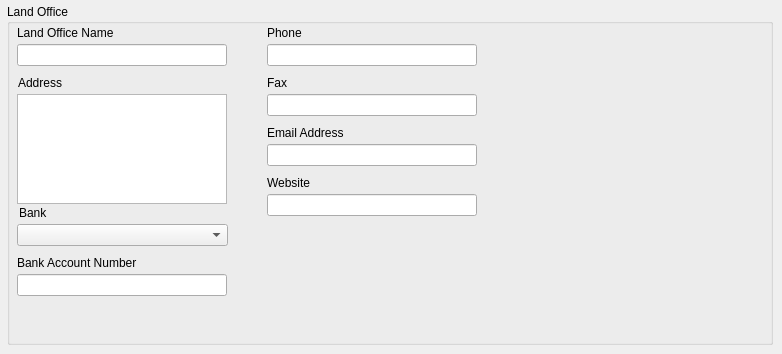
   <widget class="QWidget" name="widget">
    <attribute name="title">
     <string>Report Parameters</string>
    </attribute>
    <widget class="QGroupBox" name="groupBox">
     <property name="geometry">
      <rect>
       <x>7</x>
       <y>4</y>
       <width>766</width>
       <height>341</height>
      </rect>
     </property>
     <property name="title">
      <string>Land Office</string>
     </property>
     <widget class="QLineEdit" name="land_office_name_edit">
      <property name="geometry">
       <rect>
        <x>10</x>
        <y>40</y>
        <width>210</width>
        <height>22</height>
       </rect>
      </property>
     </widget>
     <widget class="QLabel" name="label">
      <property name="geometry">
       <rect>
        <x>10</x>
        <y>20</y>
        <width>210</width>
        <height>17</height>
       </rect>
      </property>
      <property name="text">
       <string>Land Office Name</string>
      </property>
     </widget>
     <widget class="QLabel" name="label_2">
      <property name="geometry">
       <rect>
        <x>11</x>
        <y>70</y>
        <width>210</width>
        <height>17</height>
       </rect>
      </property>
      <property name="text">
       <string>Address</string>
      </property>
     </widget>
     <widget class="QTextEdit" name="address_edit">
      <property name="geometry">
       <rect>
        <x>10</x>
        <y>90</y>
        <width>210</width>
        <height>110</height>
       </rect>
      </property>
     </widget>
     <widget class="QLabel" name="label_3">
      <property name="geometry">
       <rect>
        <x>12</x>
        <y>200</y>
        <width>210</width>
        <height>17</height>
       </rect>
      </property>
      <property name="text">
       <string>Bank</string>
      </property>
     </widget>
     <widget class="QComboBox" name="bank_cbox">
      <property name="geometry">
       <rect>
        <x>10</x>
        <y>220</y>
        <width>211</width>
        <height>22</height>
       </rect>
      </property>
     </widget>
     <widget class="QLabel" name="label_4">
      <property name="geometry">
       <rect>
        <x>10</x>
        <y>250</y>
        <width>210</width>
        <height>17</height>
       </rect>
      </property>
      <property name="text">
       <string>Bank Account Number</string>
      </property>
     </widget>
     <widget class="QLineEdit" name="bank_account_num_edit">
      <property name="geometry">
       <rect>
        <x>10</x>
        <y>270</y>
        <width>210</width>
        <height>22</height>
       </rect>
      </property>
     </widget>
     <widget class="QLabel" name="label_5">
      <property name="geometry">
       <rect>
        <x>260</x>
        <y>20</y>
        <width>210</width>
        <height>17</height>
       </rect>
      </property>
      <property name="text">
       <string>Phone</string>
      </property>
     </widget>
     <widget class="QLineEdit" name="phone_edit">
      <property name="geometry">
       <rect>
        <x>260</x>
        <y>40</y>
        <width>210</width>
        <height>22</height>
       </rect>
      </property>
     </widget>
     <widget class="QLabel" name="label_6">
      <property name="geometry">
       <rect>
        <x>260</x>
        <y>70</y>
        <width>210</width>
        <height>17</height>
       </rect>
      </property>
      <property name="text">
       <string>Fax</string>
      </property>
     </widget>
     <widget class="QLineEdit" name="fax_edit">
      <property name="geometry">
       <rect>
        <x>260</x>
        <y>90</y>
        <width>210</width>
        <height>22</height>
       </rect>
      </property>
     </widget>
     <widget class="QLabel" name="label_7">
      <property name="geometry">
       <rect>
        <x>260</x>
        <y>120</y>
        <width>210</width>
        <height>17</height>
       </rect>
      </property>
      <property name="text">
       <string>Email Address</string>
      </property>
     </widget>
     <widget class="QLineEdit" name="email_address_edit">
      <property name="geometry">
       <rect>
        <x>260</x>
        <y>140</y>
        <width>210</width>
        <height>22</height>
       </rect>
      </property>
     </widget>
     <widget class="QLabel" name="web_site_label">
      <property name="geometry">
       <rect>
        <x>260</x>
        <y>170</y>
        <width>210</width>
        <height>17</height>
       </rect>
      </property>
      <property name="text">
       <string>Website</string>
      </property>
     </widget>
     <widget class="QLineEdit" name="web_site_edit">
      <property name="geometry">
       <rect>
        <x>260</x>
        <y>190</y>
        <width>210</width>
        <height>22</height>
       </rect>
      </property>
     </widget>
    </widget>
   </widget>
